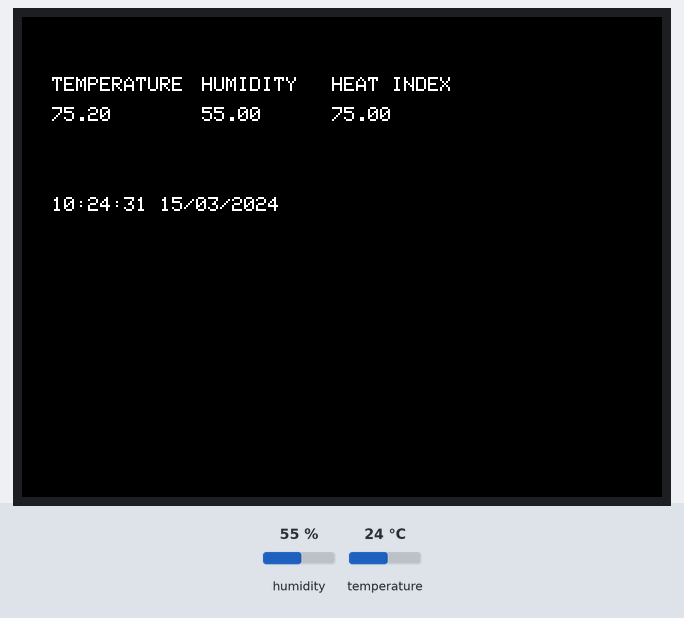
A sketch run on a simulated Arduino Mega 2560, built with avr-gcc and run on an emulated ATmega2560. Parts: 320×240 colour display. Inputs (shaded band) come from the test bench; at power-on: humidity 55 %, temperature 24 °C. The local clock reads 2024-03-15 10:24:30 at power-on unless the sketch sets it; what the sketch prints to the serial monitor is not drawn.

Above: at 1.4 s.
1.5 s: humidity set to 22 %
At 3.8 s:
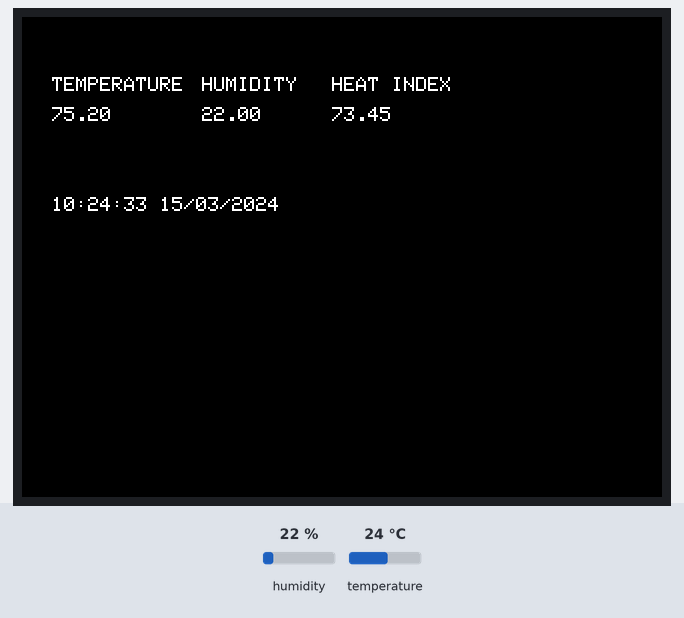
4.5 s: temperature set to 12 °C
At 7.8 s:
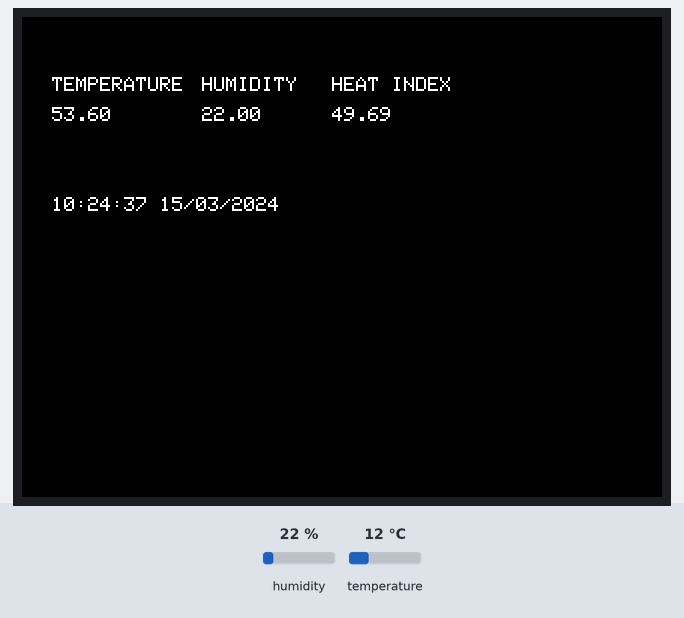
10.5 s: humidity set to 40 %
At 13.8 s:
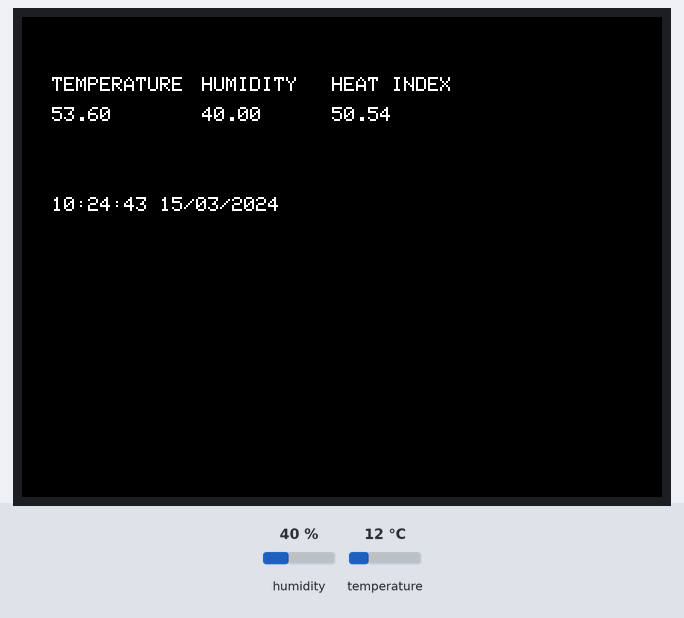
14.5 s: temperature set to 19 °C
At 17.8 s:
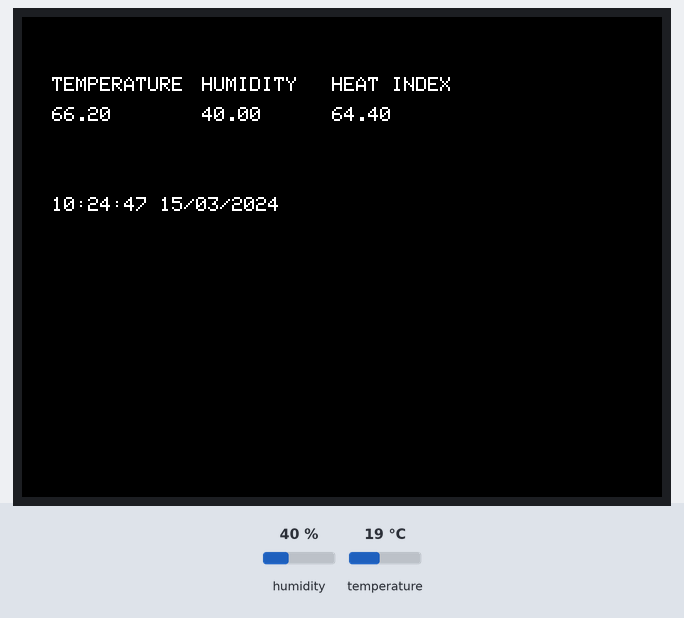
Timing chart, 0 to 19.3 s (numbered marks = the images above; inputs shaded):
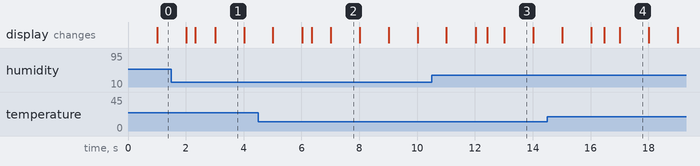

The sketch:

touchscreen_display_test.ino
```cpp
#include <Adafruit_GFX.h>    // Core graphics library
#include <Elegoo_TFTLCD.h> // Hardware-specific library

#include <stdint.h>
#include "TouchScreen.h"

#include <DHT.h>              //DTH Library
#include <DHT_U.h>            //DTH Library

#include <Wire.h>
#include <Time.h>
#include <RTClib.h>
#include <DS1307RTC.h>

#define YP A2  // must be an analog pin, use "An" notation!
#define XM A3  // must be an analog pin, use "An" notation!
#define YM 8   // can be a digital pin
#define XP 9   // can be a digital pin

#define LCD_CS A3 // Chip Select goes to Analog 3
#define LCD_CD A2 // Command/Data goes to Analog 2
#define LCD_WR A1 // LCD Write goes to Analog 1
#define LCD_RD A0 // LCD Read goes to Analog 0

#define LCD_RESET A4 // Can alternately just connect to Arduino's reset pin

// Assign human-readable names to some common 16-bit color values:
#define BLACK   0x0000
#define BLUE    0x001F
#define RED     0xF800
#define GREEN   0x07E0
#define CYAN    0x07FF
#define MAGENTA 0xF81F
#define YELLOW  0xFFE0
#define WHITE   0xFFFF

Elegoo_TFTLCD tft(LCD_CS, LCD_CD, LCD_WR, LCD_RD, LCD_RESET);

#define DHTPIN 52                    // what pin we're connected to DHT Sensor
#define DHTTYPE DHT11                // DHT 11
DHT dht(DHTPIN, DHTTYPE);            // DHT Object Declaration
DS1307RTC clock;

// For better pressure precision, we need to know the resistance
// between X+ and X- Use any multimeter to read it
// For the one we're using, its 300 ohms across the X plate
TouchScreen ts = TouchScreen(XP, YP, XM, YM, 300);

char daysOfTheWeek[7][12] = {"Sunday","Monday", "Tuesday", "Wednesday", "Thursday", "Friday", "Saturday"};

void setup(void) {
  Serial.begin(9600);

  dht.begin();

  Serial.print("TFT size is "); Serial.print(tft.width()); Serial.print("x"); Serial.println(tft.height());

  tft.reset();

  uint16_t identifier = 0x9341;
  tft.begin(identifier);
  tft.setRotation(3);
  tft.fillScreen(BLACK);
  tft.setCursor(15,30);
  tft.println("TEMPERATURE");

  tft.setCursor(90,30);
  tft.println("HUMIDITY");

  tft.setCursor(155,30);
  tft.println("HEAT INDEX");
}

void loop(void) {

  float t = getTemperature(true);
  float h = getHumidity();
  float hI = getHeatIndex();


  tft.setCursor(15,45);
  tft.setTextColor(WHITE, BLACK);
  tft.print(t);

  tft.setCursor(90,45);
  tft.setTextColor(WHITE, BLACK);
  tft.print(h);

  tft.setCursor(155,45);
  tft.setTextColor(WHITE, BLACK);
  tft.print(hI);

  // a point object holds x y and z coordinates
  TSPoint p = ts.getPoint();
  pinMode(XM, OUTPUT);  //.kbv ALWAYS restore pinMode()
  pinMode(YP, OUTPUT);

  if (p.z > ts.pressureThreshhold) {
     Serial.print("X = "); Serial.print(p.x);
     Serial.print("\tY = "); Serial.print(p.y);
     Serial.print("\tPressure = "); Serial.println(p.z);
  }

  tft.setCursor(15,90);
  printTime();
}

float getTemperature(bool tF) {
    return dht.readTemperature(tF);
}

float getHumidity() {
    return dht.readHumidity();
}

float getHeatIndex() {
  float t = getTemperature(true);
  float h = getHumidity();
  return dht.computeHeatIndex();
}

void printTime() {
  char buf1[20];
  DateTime now = clock.get();
  sprintf(buf1, "%02d:%02d:%02d %02d/%02d/%02d",  now.hour(), now.minute(), now.second(), now.day(), now.month(), now.year());
  tft.println(buf1);
}
```
